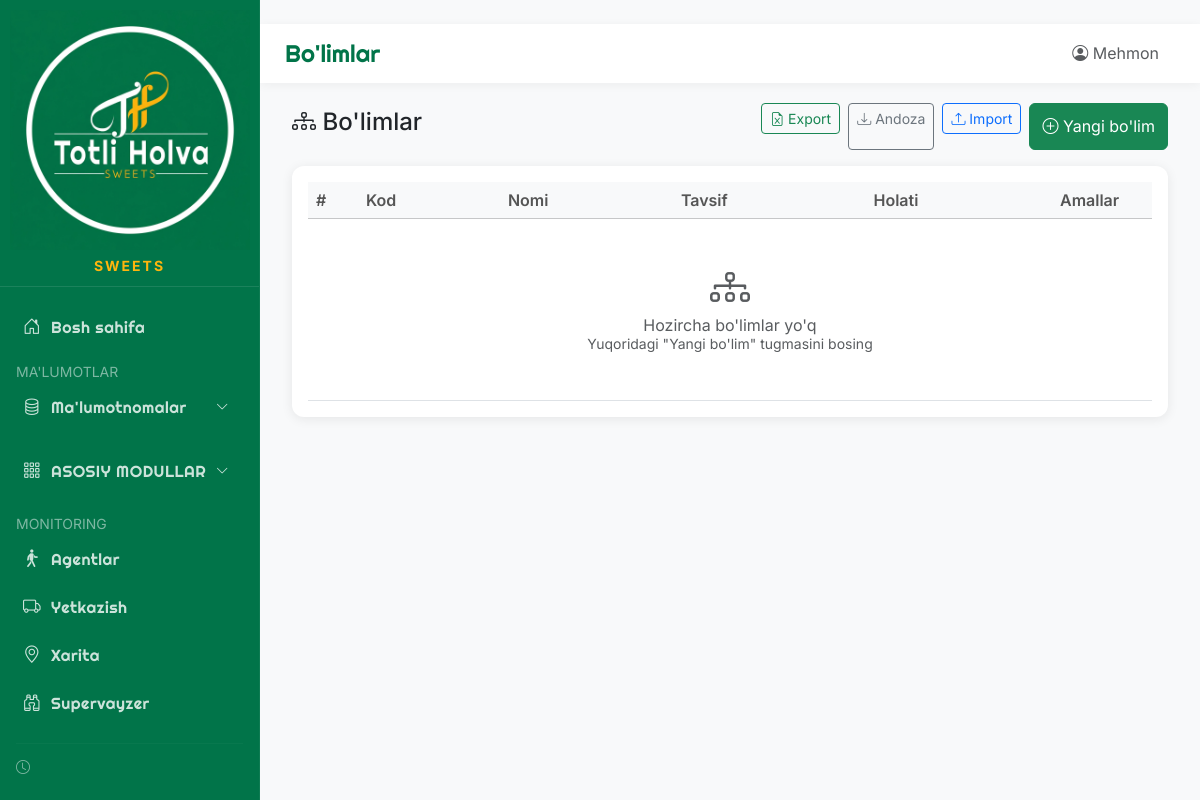
/info/departments, run on an earlier commit of the app's database.
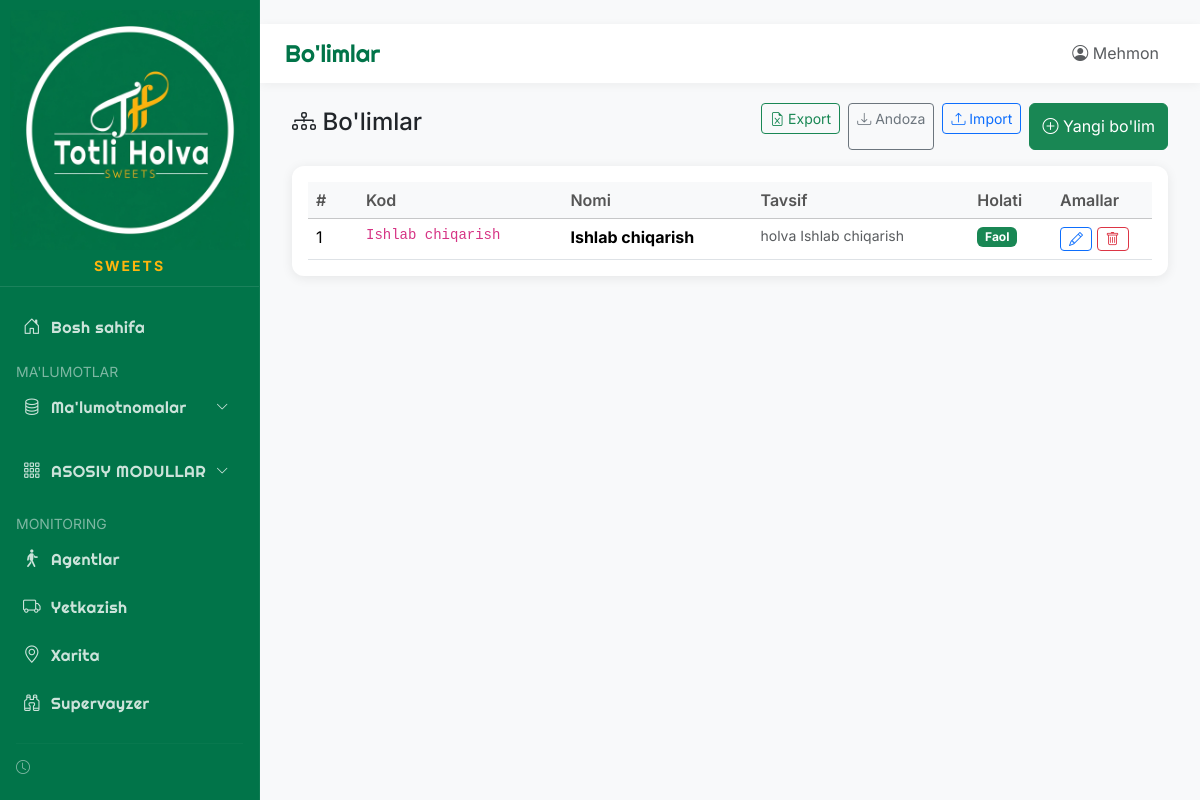
And on a later commit of the database.
### app/models/database.py (models this page shows)
class Department(Base):
    __tablename__ = "departments"
    id = Column(Integer, primary_key=True, index=True)
    code = Column(String(50), unique=True, index=True)
    name = Column(String(100), index=True)
    description = Column(Text)
    is_active = Column(Boolean, default=True)
    created_at = Column(DateTime, default=datetime.now)

### main.py (the view)
@app.get("/info/departments", response_class=HTMLResponse)
async def info_departments(request: Request, db: Session = Depends(get_db), current_user: User = Depends(require_auth)):
    departments = db.query(Department).all()
    return templates.TemplateResponse("info/departments.html", {"request": request, "departments": departments, "current_user": current_user, "page_title": "Bo'limlar"})

### app/templates/info/departments.html (shortened to what this page needs)
{% extends "base.html" %}
{% block content %}
<div class="container-fluid">
    <div class="row mb-3">
        <div class="col-12">
            <div class="d-flex justify-content-between align-items-center">
                <h4><i class="bi bi-diagram-3"></i> Bo'limlar</h4>
                <div class="d-flex gap-2">
                    <form action="/info/departments/export" method="get" style="display:inline;">
                        <button type="submit" class="btn btn-outline-success btn-sm"><i
                                class="bi bi-file-earmark-excel"></i> Export</button>
                    </form>
                    <a href="/info/departments/template" class="btn btn-outline-secondary btn-sm"
                        title="Import uchun andoza yuklab olish">
                        <i class="bi bi-download"></i> Andoza
                    </a>
                    <form action="/info/departments/import" method="post" enctype="multipart/form-data"
                        style="display:inline;">
                        <label class="btn btn-outline-primary btn-sm mb-0">
                            <i class="bi bi-upload"></i> Import
                        </label>
                    </form>
                    <button class="btn btn-success" data-bs-toggle="modal" data-bs-target="#addDepartmentModal">
                        <i class="bi bi-plus-circle"></i> Yangi bo'lim
                    </button>
                </div>
            </div>
        </div>
    </div>
    <div class="card">
        <div class="card-body">
            <table class="table table-hover">
                <thead class="table-light">
                    <tr>
                        <th width="50">#</th>
                        <th>Kod</th>
                        <th>Nomi</th>
                        <th>Tavsif</th>
                        <th>Holati</th>
                        <th width="100">Amallar</th>
                    </tr>
                </thead>
                <tbody>
                    {% if departments %}
                    {% for dept in departments %}
                    <tr>
                        <td>{{ dept.id }}</td>
                        <td><code>{{ dept.code }}</code></td>
                        <td><strong>{{ dept.name }}</strong></td>
                        <td><small class="text-muted">{{ dept.description or '-' }}</small></td>
                        <td>
                            {% if dept.is_active %}
                            <span class="badge bg-success">Faol</span>
                            {% else %}
                            <span class="badge bg-secondary">Nofaol</span>
                            {% endif %}
                        </td>
                        <td>
                            <button class="btn btn-sm btn-outline-primary" title="Tahrirlash" data-id="{{ dept.id }}"
                                data-code="{{ dept.code }}" data-name="{{ dept.name }}"
                                data-description="{{ dept.description or '' }}" onclick="editDepartment(this)">
                                <i class="bi bi-pencil"></i>
                            </button>
                            <button class="btn btn-sm btn-outline-danger" title="O'chirish" data-id="{{ dept.id }}"
                                data-name="{{ dept.name }}" onclick="deleteDepartment(this)">
                                <i class="bi bi-trash"></i>
                            </button>
                        </td>
                    </tr>
                    {% endfor %}
                    {% else %}
                    <tr>
                        <td colspan="6" class="text-center text-muted py-5">
                            <i class="bi bi-diagram-3 fs-1 d-block mb-2"></i>
                            Hozircha bo'limlar yo'q<br>
                            <small>Yuqoridagi "Yangi bo'lim" tugmasini bosing</small>
                        </td>
                    </tr>
                    {% endif %}
                </tbody>
            </table>
        </div>
    </div>
</div>
{% endblock %}

What changed in the data, as far as the page shows it:
added Department: id "1", code "Ishlab chiqarish", name "Ishlab chiqarish", description "holva Ishlab chiqarish", is_active "Faol"
Also different on the page:
text no longer shown: "Hozircha bo'limlar yo'q Yuqoridagi \"Yangi bo'lim\" tugmasini bosing"
